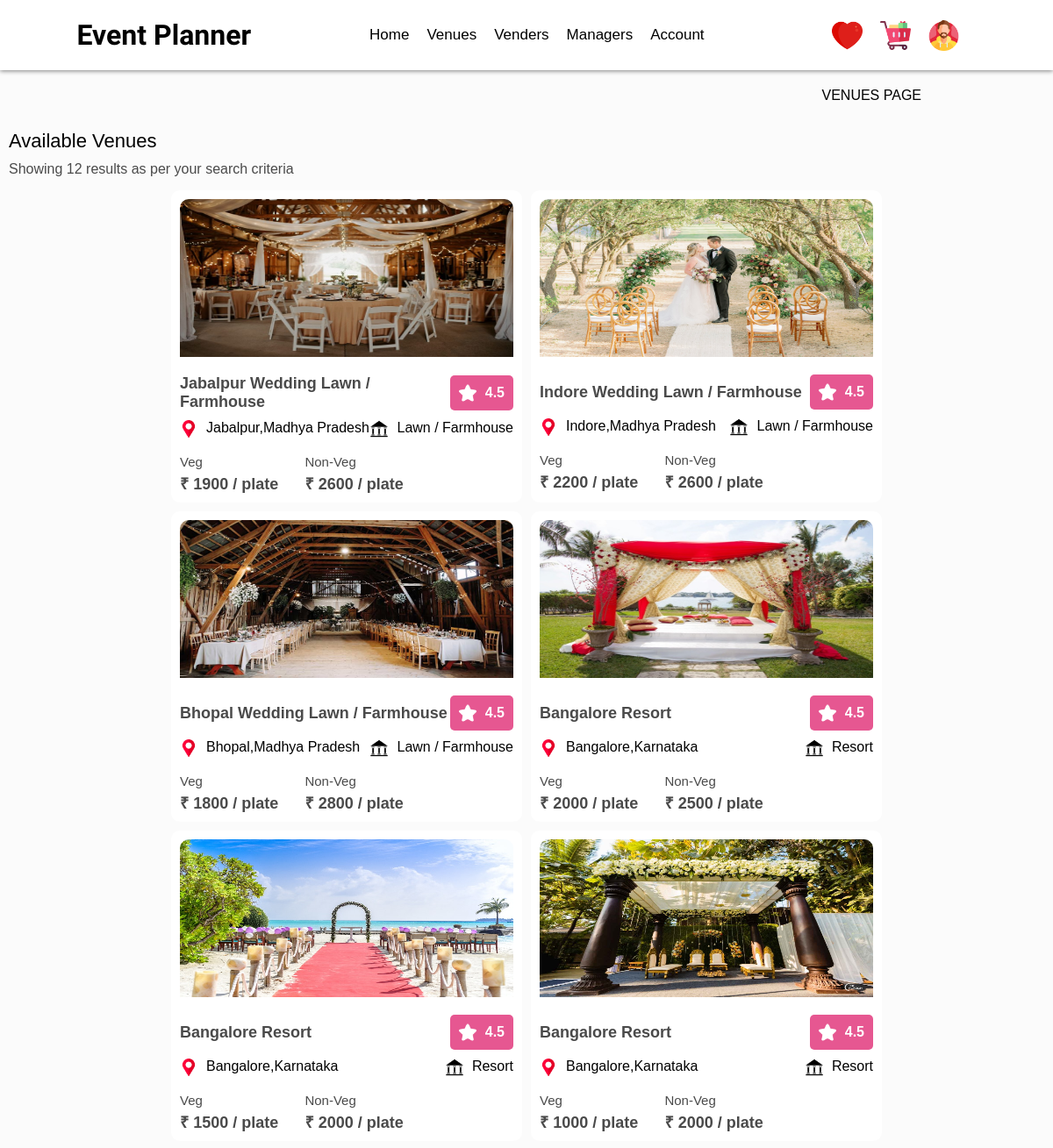
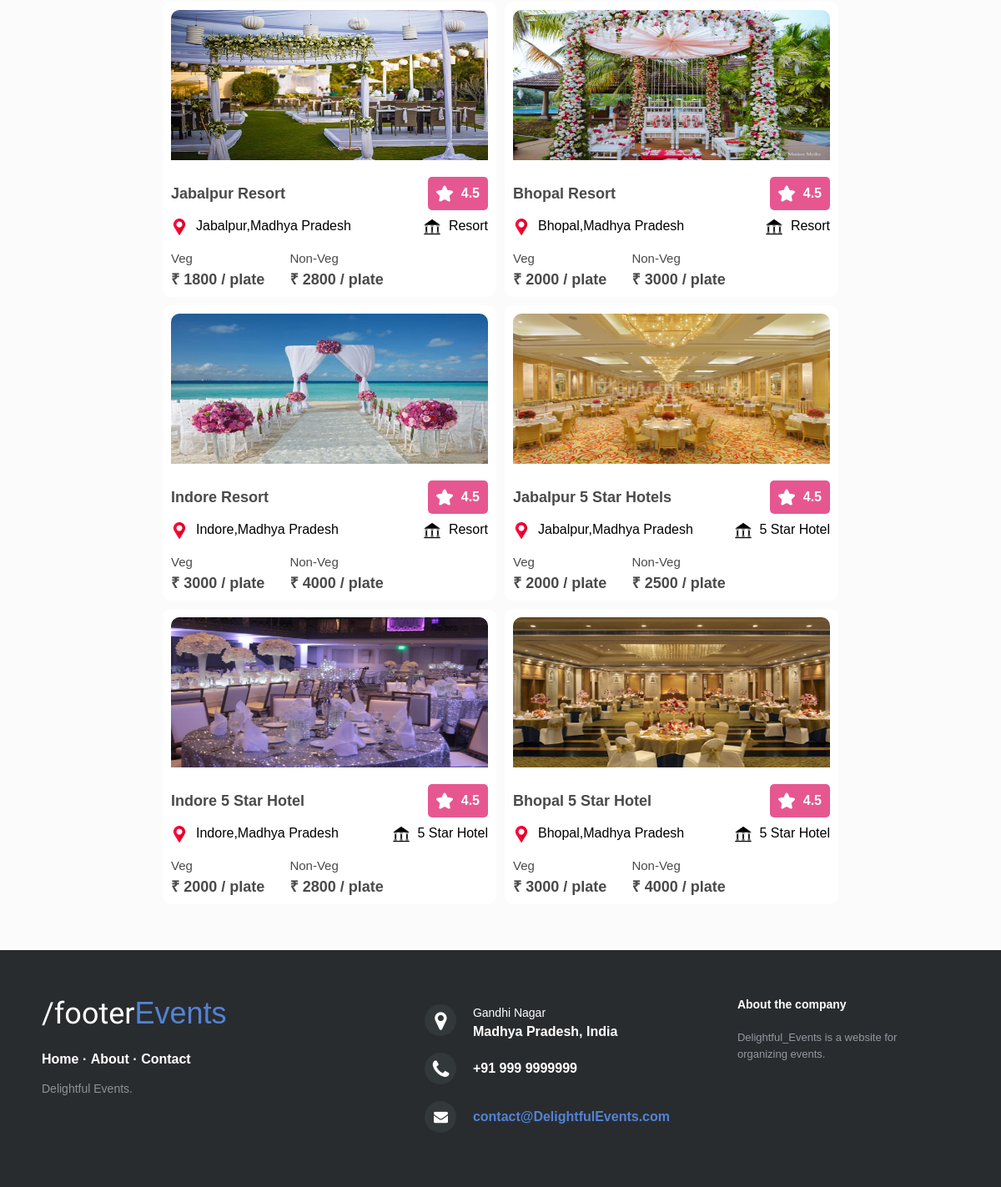
/venues, run on the app's committed database (2 pictures, top to bottom).
### Tables/models.py (models this page shows, shortened)
class Venue_Provider(models.Model):
    venue_id = models.UUIDField(primary_key=True,default=uuid.uuid4,editable=False)
    venue_name = models.CharField(max_length=50)
    venue_image = models.ImageField(upload_to='VenueImage')
    mobile = models.CharField(max_length=10)
    state = models.CharField(max_length=20)
    city = models.CharField(max_length=20)
    zipcode = models.IntegerField()
    veg_price = models.IntegerField()
    nonveg_price = models.IntegerField()
    room_availability = models.IntegerField()
    Venue_Type = models.ForeignKey(Venue_Type, on_delete=models.CASCADE)
    class Meta:
        ordering = ['-Venue_Type']

class Venue_Type(models.Model):
    id = models.UUIDField(primary_key=True,default=uuid.uuid4,editable=False)
    venue_type = models.CharField(max_length=50)

### Wedding/views.py (the view)
# urls.py: path('venues', views.Venue, name='venues'),
def Venue(request):
    venue = Venue_Provider.objects.all()
    total_venue = Venue_Provider.objects.all().count()
    cart_item = 0
    if request.user.is_authenticated:
        user=request.user
        venue_count = Venue_Cart.objects.filter(user=user).count()
        vender_count = Vender_Cart.objects.filter(user=user).count()
        cake_count = CAKE_CART.objects.filter(user=user).count()
        cart_item = venue_count + vender_count + cake_count
    data = {'venue': venue, 'total_venue': total_venue, 'total_item': cart_item}
    return render(request, 'Venues.html', data)

### Templates/wedding/Venues.html
{% include "Header.html" %}
<div style="display: flex; justify-content: flex-end; margin-right: 150px; margin-top: 20PX;">
    <p>VENUES PAGE</p>
</div>
<div class="venue-card-container">
    <div class="venue-card-title">
        <p class="venue-card-title-p">Available Venues</p>
        <p style="color:#4a4a4a; margin-top: 10px;">Showing {{total_venue}} results as per your search criteria</p>
    </div>
    <div class="venue-card-title"></div>
    <div class="venue-card-title"></div>
    {% for i in venue %}
    <div class="venue-card">
        <div class="venue-img-div">
            <a href="{% url 'venueDtls' i.venue_id %}">
                <img src="{{i.venue_image.url}}" alt="venue image" class="img100 venue-img">
            </a>
        </div>
        <div class="place-review">
            <p class="venue-name">{{i.venue_name}}</p>
            <div class="rating-div">
                <img class="image20" src="/Static/icons/star.png" alt="star-rating">
                <p class="rating-p">4.5</p>
            </div>
        </div>
        <div class="location-type">
            <div class="location-div">
                <img class="image20 margin-right-10" src="/Static/icons/placeholder.png" alt="location-mark">
                <p>{{i.city}},{{i.state}}</p>
            </div>
            <div class="type-div">
                <img class="image20 margin-right-10" src="/Static/icons/building.png" alt="property-img">
                <p>{{i.Venue_Type.venue_type}}</p>
            </div>
        </div>
        <div class="veg-nonveg">
            <div class="veg-div">
                <p class="small-title">Veg</p>
                <p class="big-text">₹ {{i.veg_price}} / plate</p>
            </div>
            <div class="nonveg-div">
                <p class="small-title">Non-Veg</p>
                <p class="big-text">₹ {{i.nonveg_price}} / plate</p>
            </div>
        </div>
    </div>
    {% endfor %}
</div>
{% include "Footer.html" %}

### Static/Css/Header.css (style rules this page uses)
* { margin: 0; padding: 0; box-sizing: border-box; font-family: proxima-nova, sans-serif; }
.img100 { width: 100%; height: 100%; }
.image20 { width: 20px; height: 20px; }
.margin-right-10 { margin-right: 10px; }

### Static/Css/VenueDetailed.css (style rules this page uses)
.rating-div { background-color: rgb(230 87 145); padding: 10px; align-items: center; border-radius: 5px; }
.rating-p { color: white; font-weight: 600; margin-left: 10px; }

### Static/Css/VenueCard.css (style rules this page uses)
.venue-card-container { display: flex; margin: auto; flex-wrap: wrap; justify-content: center; margin-top: 30px; }
.venue-card-title { width: 400px; padding: 0px 0px 10px 10px; }
.venue-card-title-p { font-size: 22px; }
.venue-card { width: 400px; min-width: 270px; background-color: white; padding: 10px; border-radius: 10px; margin: 5px 5px; }
.venue-img-div { height: 180px; width: 380px; }
.venue-img { border-radius: 10px 10px 0px 0px; position: static; }
.place-review { display: flex; justify-content: space-between; margin-top: 20px; align-items: center; }
.venue-name { color: #4a4a4a; font-weight: 550; font-size: 18px; }
.rating-div { display: flex; }
.location-type { display: flex; justify-content: space-between; margin-top: 10px; }
.location-div { display: flex; justify-content: space-between; }
.type-div { display: flex; justify-content: space-between; }
.veg-nonveg { display: flex; margin-top: 15px; }
.veg-div { margin: 0px 30px 0px 0px; }
.small-title { font-size: 15px; margin: 4px 0px; color: #4a4a4a; }
.big-text { font-size: 18px; font-weight: 600; color: #4a4a4a; }

### Static/Css/PhotographerCard.css (style rules this page uses)
.venue-name { color: #4a4a4a; font-weight: 550; font-size: 18px; }
.location-div { display: flex; justify-content: space-between; }
.type-div { display: flex; justify-content: space-between; }
.small-title { font-size: 15px; margin: 4px 0px; color: #4a4a4a; }
.big-text { font-size: 18px; font-weight: 600; color: #4a4a4a; }

### data on the page
Venue_Provider: venue_image (picture), venue_name "Jabalpur Wedding Lawn / Farmhouse", city "Jabalpur", state "Madhya Pradesh", Venue_Type.venue_type "Lawn / Farmhouse", veg_price "1900", nonveg_price "2600"
Venue_Provider: venue_image (picture), venue_name "Indore Wedding Lawn / Farmhouse", city "Indore", state "Madhya Pradesh", Venue_Type.venue_type "Lawn / Farmhouse", veg_price "2200", nonveg_price "2600"
Venue_Provider: venue_image (picture), venue_name "Bhopal Wedding Lawn / Farmhouse", city "Bhopal", state "Madhya Pradesh", Venue_Type.venue_type "Lawn / Farmhouse", veg_price "1800", nonveg_price "2800"
Venue_Provider: venue_image (picture), venue_name "Bangalore Resort", city "Bangalore", state "Karnataka", Venue_Type.venue_type "Resort", veg_price "2000", nonveg_price "2500"
Venue_Provider: venue_image (picture), venue_name "Bangalore Resort", city "Bangalore", state "Karnataka", Venue_Type.venue_type "Resort", veg_price "1500", nonveg_price "2000"
Venue_Provider: venue_image (picture), venue_name "Bangalore Resort", city "Bangalore", state "Karnataka", Venue_Type.venue_type "Resort", veg_price "1000", nonveg_price "2000"
Venue_Provider: venue_image (picture), venue_name "Jabalpur Resort", city "Jabalpur", state "Madhya Pradesh", Venue_Type.venue_type "Resort", veg_price "1800", nonveg_price "2800"
Venue_Provider: venue_image (picture), venue_name "Bhopal Resort", city "Bhopal", state "Madhya Pradesh", Venue_Type.venue_type "Resort", veg_price "2000", nonveg_price "3000"
Venue_Provider: venue_image (picture), venue_name "Indore Resort", city "Indore", state "Madhya Pradesh", Venue_Type.venue_type "Resort", veg_price "3000", nonveg_price "4000"
Venue_Provider: venue_image (picture), venue_name "Jabalpur 5 Star Hotels", city "Jabalpur", state "Madhya Pradesh", Venue_Type.venue_type "5 Star Hotel", veg_price "2000", nonveg_price "2500"
Venue_Provider: venue_image (picture), venue_name "Indore 5 Star Hotel", city "Indore", state "Madhya Pradesh", Venue_Type.venue_type "5 Star Hotel", veg_price "2000", nonveg_price "2800"
Venue_Provider: venue_image (picture), venue_name "Bhopal 5 Star Hotel", city "Bhopal", state "Madhya Pradesh", Venue_Type.venue_type "5 Star Hotel", veg_price "3000", nonveg_price "4000"

### other printed values
{{ total_venue }} "12"
